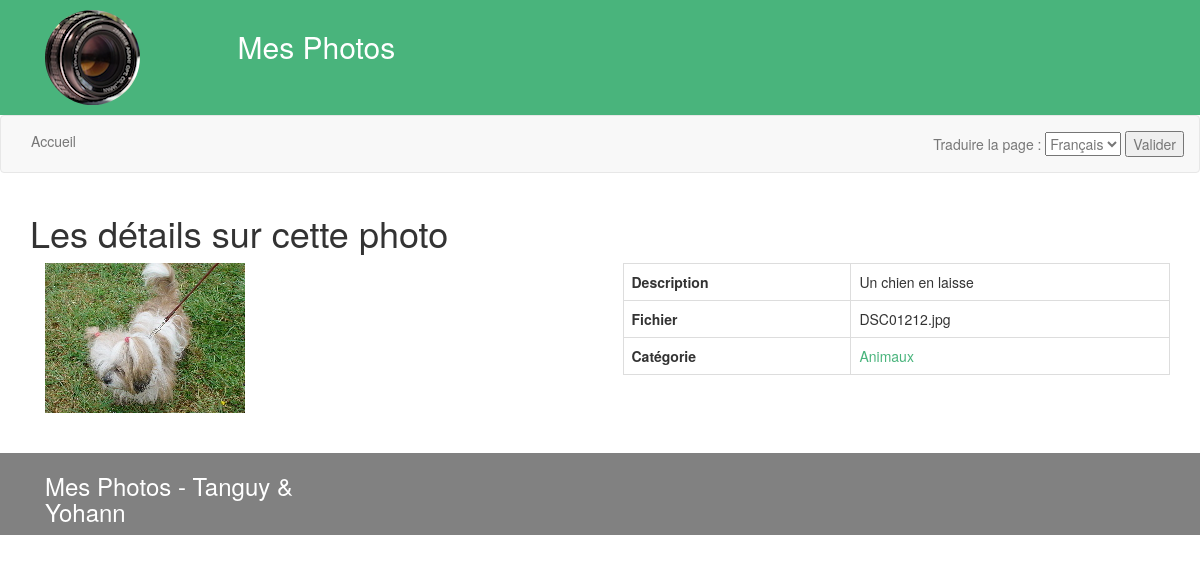
/index.php?page=photo&id=2, run on the app's committed database.
### tables this page shows
CREATE TABLE IF NOT EXISTS `Photo` (
  `photoId` int(11) NOT NULL,
  `nomFich` varchar(250) NOT NULL,
  `description` varchar(250) NOT NULL,
  `catId` int(11) NOT NULL
);

CREATE TABLE IF NOT EXISTS `Categorie` (
  `catId` int(11) NOT NULL,
  `nomCat` varchar(250) NOT NULL
);

### controllers/c_photo.php (called while the page is built)
<?php
    require_once(PATH_MODELS.'PhotoDAO.php');
    require_once(PATH_MODELS.'CategorieDAO.php');
    $pho = new PhotoDAO(null);
    $cat = new CategorieDAO(null);
    if(isset($_GET['id']))
    {
        $photo = $pho->getPhotoFromId($_GET['id']);
        if($photo == false)
        {
            $alert = choixAlert("id_non_trouvee");
        }
        else
        {
            $catName = $cat->getNameFromCatId($photo->getCatId());
        }
    }
    require(PATH_VIEWS.'photo.php');

### index.php (called while the page is built, shortened)
<?php
if(isset($_GET['page']))
{
  $page = htmlspecialchars($_GET['page']);
}
else
	$page='accueil';
require_once(PATH_CONTROLLERS.$page.'.php');
?>

### models/PhotoDAO.php (called while the page is built, shortened)
<?php
require_once(PATH_MODELS."DAO.php");
require_once(PATH_ENTITY . "Photo.php");
class PhotoDAO extends DAO
{
  public function getPhotoFromId($_photoId)
  {
    $sql="select * from Photo where photoId=:photoId";
    $res=$this->queryRow($sql,array('photoId'=>$_photoId));
    return $res ? new Photo($res['photoId'],$res['nomFich'],$res['description'],$res['catId']) : false;
  }
}

### models/Connexion.php (called while the page is built, shortened)
<?php
class Connexion
{
  private $_bdd = null;
  private static $_instance = null;
  private function __construct ()
  {
	$this->_bdd = new PDO('mysql:host='.BD_HOST.'; dbname='.BD_DBNAME.'; charset=utf8', BD_USER, BD_PWD);
	$this->_bdd->setAttribute(PDO::ATTR_ERRMODE, PDO::ERRMODE_EXCEPTION);
  }
  public static function getInstance()
  {
    if(is_null(self::$_instance))
      self::$_instance = new Connexion();
    return self::$_instance;
  }
  public function getBdd()
  {
    return $this->_bdd;
  }
}

### models/DAO.php (called while the page is built, shortened)
<?php
require_once(PATH_MODELS.'Connexion.php');
abstract class DAO
{
  private $_debug;
  public function __construct($debug)
  {
    $this->_debug = $debug;
  }
 private function _requete($sql, $args = null)
  {
    if ($args == null)
    {
	$pdos = Connexion::getInstance()->getBdd()->query($sql);
    }
    else
    {
	$pdos = Connexion::getInstance()->getBdd()->prepare($sql);
	$pdos->execute($args);
    }
    return $pdos;
  }
  public function queryRow($sql, $args = null)
  {
	try
	{
		$pdos = $this->_requete($sql, $args);
		$res = $pdos->fetch();
	}
	catch(PDOException $e)
	{
	  if($this->_debug)
            die($e->getMessage());
          $this->_erreur = 'query';
	  $res = false;
	}
    return $res;
  }
}

### entities/Photo.php (called while the page is built, shortened)
<?php
class Photo
{
  private $_nomFich = null;
  private $_description = null;
  private $_catId = null;
  public function __construct ($_photoId, $_nomFich, $_description, $_catId)
  {
    $this->_nomFich = $_nomFich;
    $this->_description = $_description;
    $this->_catId = $_catId;
  }
  public function getNomFich()
  {
    return $this->_nomFich;
  }
  public function getDescription()
  {
    return $this->_description;
  }
  public function getCatId()
  {
    return $this->_catId;
  }
}

### models/CategorieDAO.php (called while the page is built, shortened)
<?php
require_once(PATH_MODELS."DAO.php");
class CategorieDAO extends DAO
{
  public function getCatIdFromName($_nomCat)
  {
    $sql="select catId from Categorie where nomCat = :nomCat";
    $res=$this->queryRow($sql,array('nomCat'=>$_nomCat));
    return $res[0];
  }
  public function getNameFromCatId($_catId)
  {
    $sql="select nomCat from Categorie where catId = :catId";
    $res=$this->queryRow($sql,array('catId'=>$_catId));
    return $res[0];
  }
}

### views/v_photo.php (the view, shortened to what this page needs)
<h1><?= TITRE_PAGE_PHOTO ?></h1>
<?php
if(!isset($alert['messageAlert'])) {
    ?>
<div class = 'col-md-6 col-sm-6 col-xs-12'><img src=' <?= PATH_IMAGES. $photo->getNomFich() ?>' alt='<?= $photo->getDescription()?>'></div>
<div class = 'col-md-6 col-sm-6 col-xs-12'>
<table class='table table-bordered'>
   <tr>
    <th><?=DESCRIPTION?></th>
    <td><?=$photo->getDescription()?></td>
   </tr>
   <tr>
    <th><?=FICHIER?></th>
    <td><?=$photo->getNomFich()?></td>
   </tr>
   <tr>
    <th><?=CATEGORIE?></th>
    <td><a href='?categorie=<?=$cat->getCatIdFromName($catName) ?>'><?=$catName?></a></td>
   </tr>
</table>
</div>
<?php
}
?>

### assets/css/css.css (style rules this page uses)
a, a:hover { color: #49B47C; }

### data on the page
photo: nomFich (picture), description "Un chien en laisse", nomFich "DSC01212.jpg", catId.nomCat "Animaux"

### other printed values
TITRE "Mes Photos"
MENU_ACCUEIL "Accueil"
CHOIX_LANGUE "Traduire la page :"
TITRE_PAGE_PHOTO "Les détails sur cette photo"
DESCRIPTION "Description"
FICHIER "Fichier"
CATEGORIE "Catégorie"
AUTEUR "Tanguy & Yohann"
form field langue "Français"
